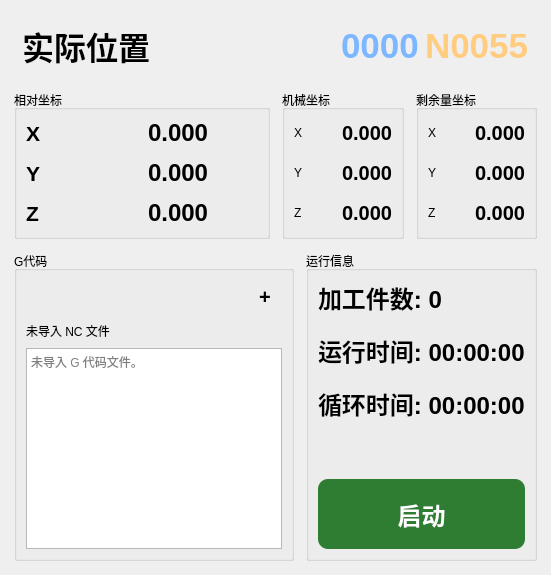
      <widget class="QWidget" name="page_Process">
       <layout class="QVBoxLayout" name="verticalLayout_processPage">
        <property name="leftMargin">
         <number>14</number>
        </property>
        <property name="topMargin">
         <number>14</number>
        </property>
        <property name="rightMargin">
         <number>14</number>
        </property>
        <property name="bottomMargin">
         <number>14</number>
        </property>
        <property name="spacing">
         <number>12</number>
        </property>
        <item>
         <widget class="QWidget" name="widget_ProcessHeader" native="true">
          <layout class="QHBoxLayout" name="horizontalLayout_processHeader">
           <property name="leftMargin">
            <number>8</number>
           </property>
           <property name="topMargin">
            <number>8</number>
           </property>
           <property name="rightMargin">
            <number>8</number>
           </property>
           <property name="bottomMargin">
            <number>8</number>
           </property>
           <item>
            <widget class="QLabel" name="label_ProcessActualTitle">
             <property name="font">
              <font>
               <pointsize>24</pointsize>
               <bold>true</bold>
              </font>
             </property>
             <property name="text">
              <string>实际位置</string>
             </property>
            </widget>
           </item>
           <item>
            <spacer name="horizontalSpacer_processHeader">
             <property name="orientation">
              <enum>Qt::Horizontal</enum>
             </property>
             <property name="sizeHint" stdset="0">
              <size>
               <width>10</width>
               <height>20</height>
              </size>
             </property>
            </spacer>
           </item>
           <item>
            <widget class="QLabel" name="label_ProcessParamTitle">
             <property name="font">
              <font>
               <pointsize>18</pointsize>
               <bold>true</bold>
              </font>
             </property>
             <property name="text">
              <string/>
             </property>
            </widget>
           </item>
           <item>
            <widget class="QLabel" name="label_ProcessParamValue">
             <property name="styleSheet">
              <string notr="true">color: #7CB7FF;</string>
             </property>
             <property name="font">
              <font>
               <pointsize>26</pointsize>
               <bold>true</bold>
              </font>
             </property>
             <property name="text">
              <string>0000</string>
             </property>
            </widget>
           </item>
           <item>
            <widget class="QLabel" name="label_ProcessLineValue">
             <property name="styleSheet">
              <string notr="true">color: #FFCC80;</string>
             </property>
             <property name="font">
              <font>
               <pointsize>26</pointsize>
               <bold>true</bold>
              </font>
             </property>
             <property name="text">
              <string>N0055</string>
             </property>
            </widget>
           </item>
          </layout>
         </widget>
        </item>
        <item>
         <layout class="QHBoxLayout" name="horizontalLayout_processCoords">
          <property name="spacing">
           <number>12</number>
          </property>
          <item>
           <widget class="QGroupBox" name="groupBox_ProcessRelative">
            <property name="title">
             <string>相对坐标</string>
            </property>
            <layout class="QGridLayout" name="gridLayout_processRelative">
             <property name="horizontalSpacing">
              <number>12</number>
             </property>
             <property name="verticalSpacing">
              <number>12</number>
             </property>
             <item row="0" column="0">
              <widget class="QLabel" name="label_ProcessRelativeXTitle">
               <property name="font">
                <font>
                 <pointsize>16</pointsize>
                 <bold>true</bold>
                </font>
               </property>
               <property name="text">
                <string>X</string>
               </property>
              </widget>
             </item>
             <item row="0" column="1">
              <widget class="QLabel" name="label_ProcessRelativeXValue">
               <property name="font">
                <font>
                 <pointsize>18</pointsize>
                 <bold>true</bold>
                </font>
               </property>
               <property name="text">
                <string>0.000</string>
               </property>
              </widget>
             </item>
             <item row="1" column="0">
              <widget class="QLabel" name="label_ProcessRelativeYTitle">
               <property name="font">
                <font>
                 <pointsize>16</pointsize>
                 <bold>true</bold>
                </font>
               </property>
               <property name="text">
                <string>Y</string>
               </property>
              </widget>
             </item>
             <item row="1" column="1">
              <widget class="QLabel" name="label_ProcessRelativeYValue">
               <property name="font">
                <font>
                 <pointsize>18</pointsize>
                 <bold>true</bold>
                </font>
               </property>
               <property name="text">
                <string>0.000</string>
               </property>
              </widget>
             </item>
             <item row="2" column="0">
              <widget class="QLabel" name="label_ProcessRelativeZTitle">
               <property name="font">
                <font>
                 <pointsize>16</pointsize>
                 <bold>true</bold>
                </font>
               </property>
               <property name="text">
                <string>Z</string>
               </property>
              </widget>
             </item>
             <item row="2" column="1">
              <widget class="QLabel" name="label_ProcessRelativeZValue">
               <property name="font">
                <font>
                 <pointsize>18</pointsize>
                 <bold>true</bold>
                </font>
               </property>
               <property name="text">
                <string>0.000</string>
               </property>
              </widget>
             </item>
            </layout>
           </widget>
          </item>
          <item>
           <layout class="QHBoxLayout" name="horizontalLayout_processMachineRemain">
            <property name="spacing">
             <number>12</number>
            </property>
            <item>
             <widget class="QGroupBox" name="groupBox_ProcessMachine">
              <property name="title">
               <string>机械坐标</string>
              </property>
              <layout class="QGridLayout" name="gridLayout_processMachine">
               <property name="horizontalSpacing">
                <number>12</number>
               </property>
               <property name="verticalSpacing">
                <number>12</number>
               </property>
               <item row="0" column="0">
                <widget class="QLabel" name="label_ProcessMachineXTitle">
                 <property name="text">
                  <string>X</string>
                 </property>
                </widget>
               </item>
               <item row="0" column="1">
                <widget class="QLabel" name="label_ProcessMachineXValue">
                 <property name="font">
                  <font>
                   <pointsize>15</pointsize>
                   <bold>true</bold>
                  </font>
                 </property>
                 <property name="text">
                  <string>0.000</string>
                 </property>
                </widget>
               </item>
               <item row="1" column="0">
                <widget class="QLabel" name="label_ProcessMachineYTitle">
                 <property name="text">
                  <string>Y</string>
                 </property>
                </widget>
               </item>
               <item row="1" column="1">
                <widget class="QLabel" name="label_ProcessMachineYValue">
                 <property name="font">
                  <font>
                   <pointsize>15</pointsize>
                   <bold>true</bold>
                  </font>
                 </property>
                 <property name="text">
                  <string>0.000</string>
                 </property>
                </widget>
               </item>
               <item row="2" column="0">
                <widget class="QLabel" name="label_ProcessMachineZTitle">
                 <property name="text">
                  <string>Z</string>
                 </property>
                </widget>
               </item>
               <item row="2" column="1">
                <widget class="QLabel" name="label_ProcessMachineZValue">
                 <property name="font">
                  <font>
                   <pointsize>15</pointsize>
                   <bold>true</bold>
                  </font>
                 </property>
                 <property name="text">
                  <string>0.000</string>
                 </property>
                </widget>
               </item>
              </layout>
             </widget>
            </item>
            <item>
             <widget class="QGroupBox" name="groupBox_ProcessRemain">
              <property name="title">
               <string>剩余量坐标</string>
              </property>
              <layout class="QGridLayout" name="gridLayout_processRemain">
               <property name="horizontalSpacing">
                <number>12</number>
               </property>
               <property name="verticalSpacing">
                <number>12</number>
               </property>
               <item row="0" column="0">
                <widget class="QLabel" name="label_ProcessRemainXTitle">
                 <property name="text">
                  <string>X</string>
                 </property>
                </widget>
               </item>
               <item row="0" column="1">
                <widget class="QLabel" name="label_ProcessRemainXValue">
                 <property name="font">
                  <font>
                   <pointsize>15</pointsize>
                   <bold>true</bold>
                  </font>
                 </property>
                 <property name="text">
                  <string>0.000</string>
                 </property>
                </widget>
               </item>
               <item row="1" column="0">
                <widget class="QLabel" name="label_ProcessRemainYTitle">
                 <property name="text">
                  <string>Y</string>
                 </property>
                </widget>
               </item>
               <item row="1" column="1">
                <widget class="QLabel" name="label_ProcessRemainYValue">
                 <property name="font">
                  <font>
                   <pointsize>15</pointsize>
                   <bold>true</bold>
                  </font>
                 </property>
                 <property name="text">
                  <string>0.000</string>
                 </property>
                </widget>
               </item>
               <item row="2" column="0">
                <widget class="QLabel" name="label_ProcessRemainZTitle">
                 <property name="text">
                  <string>Z</string>
                 </property>
                </widget>
               </item>
               <item row="2" column="1">
                <widget class="QLabel" name="label_ProcessRemainZValue">
                 <property name="font">
                  <font>
                   <pointsize>15</pointsize>
                   <bold>true</bold>
                  </font>
                 </property>
                 <property name="text">
                  <string>0.000</string>
                 </property>
                </widget>
               </item>
              </layout>
             </widget>
            </item>
           </layout>
          </item>
         </layout>
        </item>
        <item>
         <layout class="QHBoxLayout" name="horizontalLayout_processBottom">
          <property name="spacing">
           <number>12</number>
          </property>
          <item>
           <widget class="QGroupBox" name="groupBox_ProcessGCode">
            <property name="title">
             <string>G代码</string>
            </property>
            <layout class="QVBoxLayout" name="verticalLayout_processGCode">
             <property name="spacing">
              <number>8</number>
             </property>
             <item>
              <layout class="QHBoxLayout" name="horizontalLayout_processGCodeToolbar">
               <item>
                <spacer name="horizontalSpacer_processGCodeToolbar">
                 <property name="orientation">
                  <enum>Qt::Horizontal</enum>
                 </property>
                 <property name="sizeHint" stdset="0">
                  <size>
                   <width>40</width>
                   <height>20</height>
                  </size>
                 </property>
                </spacer>
               </item>
               <item>
                <widget class="QPushButton" name="btn_ProcessImportNc">
                 <property name="minimumSize">
                  <size>
                   <width>34</width>
                   <height>34</height>
                  </size>
                 </property>
                 <property name="maximumSize">
                  <size>
                   <width>34</width>
                   <height>34</height>
                  </size>
                 </property>
                 <property name="styleSheet">
                  <string notr="true">font-size: 20px; font-weight: bold; border-radius: 17px;</string>
                 </property>
                 <property name="text">
                  <string>+</string>
                 </property>
                </widget>
               </item>
              </layout>
             </item>
             <item>
              <widget class="QLabel" name="label_ProcessNcFileName">
               <property name="text">
                <string>未导入 NC 文件</string>
               </property>
              </widget>
             </item>
             <item>
             <widget class="QTextEdit" name="plainTextEdit_ProcessGCode">
               <property name="readOnly">
                <bool>true</bool>
               </property>
               <property name="html">
                <string>&lt;!DOCTYPE HTML PUBLIC "-//W3C//DTD HTML 4.0//EN" "http://www.w3.org/TR/REC-html40/strict.dtd"&gt;
&lt;html&gt;&lt;head&gt;&lt;meta name="qrichtext" content="1" /&gt;&lt;style type="text/css"&gt;
p, li { white-space: pre-wrap; }
&lt;/style&gt;&lt;/head&gt;&lt;body style=" font-family:'Consolas'; font-size:16pt; font-weight:400; font-style:normal;"&gt;
&lt;p style="-qt-paragraph-type:empty; margin-top:0px; margin-bottom:0px; margin-left:0px; margin-right:0px;"&gt;&lt;br /&gt;&lt;/p&gt;&lt;/body&gt;&lt;/html&gt;</string>
               </property>
               <property name="placeholderText">
                <string>未导入 G 代码文件。</string>
               </property>
              </widget>
             </item>
            </layout>
           </widget>
          </item>
          <item>
           <widget class="QGroupBox" name="groupBox_ProcessRunInfo">
            <property name="title">
             <string>运行信息</string>
            </property>
            <layout class="QVBoxLayout" name="verticalLayout_processRunInfo">
             <property name="spacing">
              <number>18</number>
             </property>
             <item>
              <widget class="QLabel" name="label_ProcessPartCount">
               <property name="font">
                <font>
                 <pointsize>18</pointsize>
                 <bold>true</bold>
                </font>
               </property>
               <property name="text">
                <string>加工件数: 0</string>
               </property>
              </widget>
             </item>
             <item>
              <widget class="QLabel" name="label_ProcessRunTime">
               <property name="font">
                <font>
                 <pointsize>18</pointsize>
                 <bold>true</bold>
                </font>
               </property>
               <property name="text">
                <string>运行时间: 00:00:00</string>
               </property>
              </widget>
             </item>
             <item>
              <widget class="QLabel" name="label_ProcessCycleTime">
               <property name="font">
                <font>
                 <pointsize>18</pointsize>
                 <bold>true</bold>
                </font>
               </property>
               <property name="text">
                <string>循环时间: 00:00:00</string>
               </property>
              </widget>
             </item>
             <item>
              <spacer name="verticalSpacer_processRunInfo">
               <property name="orientation">
                <enum>Qt::Vertical</enum>
               </property>
               <property name="sizeHint" stdset="0">
                <size>
                 <width>20</width>
                 <height>40</height>
                </size>
               </property>
              </spacer>
             </item>
             <item>
              <widget class="QPushButton" name="btn_ProcessStartStop">
               <property name="minimumSize">
                <size>
                 <width>0</width>
                 <height>70</height>
                </size>
               </property>
               <property name="styleSheet">
                <string notr="true">background-color: #2E7D32; color: white; font-size: 24px; font-weight: bold; border-radius: 10px;</string>
               </property>
               <property name="text">
                <string>启动</string>
               </property>
              </widget>
             </item>
            </layout>
           </widget>
          </item>
         </layout>
        </item>
       </layout>
      </widget>
